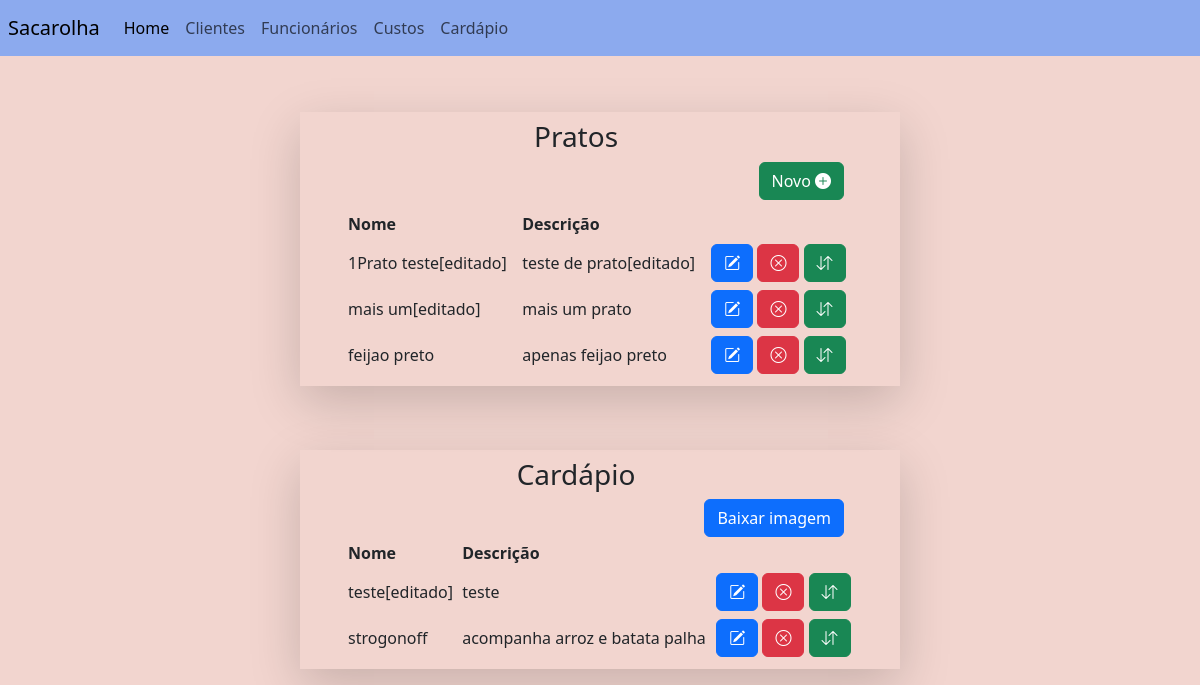
The page /cardapio_list (signed in) on the database its author committed.
### main/models.py (models this page shows, shortened)
class Cardapio(models.Model):
	user = models.ForeignKey(User, on_delete=models.CASCADE, null=True)
	name = models.CharField(max_length = 200)
	description = models.CharField(max_length = 200, blank=True)
	state = models.BooleanField(default=False)

### main/views.py (the view)
# urls.py: path('cardapio_list', views.CardapioListView.as_view(), name='cardapio_list'),
class CardapioListView(LoginRequiredMixin, ListView):
    login_url = "login"
    template_name = "main/cardapio/cardapio_list.html"
    model = Cardapio

### main/templates/main/cardapio/cardapio_list.html (shortened to what this page needs)
{%extends "base.html"%}
{%block navbar%}
{%include 'navbar.html'%}
{%endblock navbar%}
{%block content%}
<div align="right" class='pe-5' >
	<h3 align="center">Pratos</h3>
<a class='btn btn-success h1' href={%url 'cardapio_create'%} method='GET'class='h3'>Novo					<i class="bi bi-plus-circle-fill"></i></a>
{%include "main/cardapio/cardapio_table.html"%}
</div>
{%endblock content%}
{%block content_2%}
<div align="right" class='pe-5' >
	<h3 align="center">Cardápio</h3>
{%include "main/cardapio/cardapio_dia_table.html"%}
</div>
{%endblock content_2%}

### main/templates/main/cardapio/cardapio_table.html
<div class='row ps-5 justify-content-center'>
<table class=" table-sm">
<thead>
	<tr>
		<th>Nome</th>
		<th>Descrição</th>
		<th></th>
	</tr>
</thead>
<tbody>
	{%for object in object_list%}
		{%if object.state == False%}
		<tr>
			<td scope="row">{{object.name}}</td>
			<td scope="row">{{object.description}}</td>
			<td><a href="{%url 'cardapio_update' object.id%}" class='btn btn-primary'>
				<i class="bi bi-pencil-square"></i>
			</a>
			<a href="{%url 'cardapio_delete' object.id%}"class='btn btn-danger'>
				<i class="bi bi-x-circle"></i>
			</a>
			<a title="adicionar ao cardapio"href="{%url 'adicionar_cardapio' object.id%}"class='btn btn-success'>
				<i class="bi bi-arrow-down-up"></i>
			</a>
			</td>
		</tr>
		{%endif%}
	{%endfor%}
</tbody>
</table>
</div>

### main/templates/main/cardapio/cardapio_dia_table.html (shortened to what this page needs)
<div class='row ps-5 justify-content-center'>
<table class=" table-sm">
<thead>
	<tr>
		<th>Nome</th>
		<th>Descrição</th>
		<th></th>
	</tr>
</thead>
<tbody>
	<form method="POST" action="/menu_download">
	{%for object in object_list%}
		{%if object.state == True%}
		<tr>
			<td scope="row">{{object.name}}</td>
			<td scope="row">{{object.description}}</td>
			<td><a href="{%url 'cardapio_update' object.id%}" class='btn btn-primary'>
				<i class="bi bi-pencil-square"></i>
			</a>
			<a href="{%url 'cardapio_delete' object.id%}"class='btn btn-danger'>
				<i class="bi bi-x-circle"></i>
			</a>
			<a title="remover do cardapio" href="{%url 'adicionar_cardapio' object.id%}"class='btn btn-success'>
				<i class="bi bi-arrow-down-up"></i>
			</a>
			</td>
		</tr>
		{%endif%}
	{%endfor%}
		<a><input type="submit" value="Baixar imagem" class= "btn btn-primary"> </input> </a>
	</form>
</table>
</div>

### rows shown on the page
Cardapio: name "1Prato teste[editado]", description "teste de prato[editado]"
Cardapio: name "mais um[editado]", description "mais um prato"
Cardapio: name "feijao preto", description "apenas feijao preto"
Cardapio: name "teste[editado]", description "teste"
Cardapio: name "strogonoff", description "acompanha arroz e batata palha"
